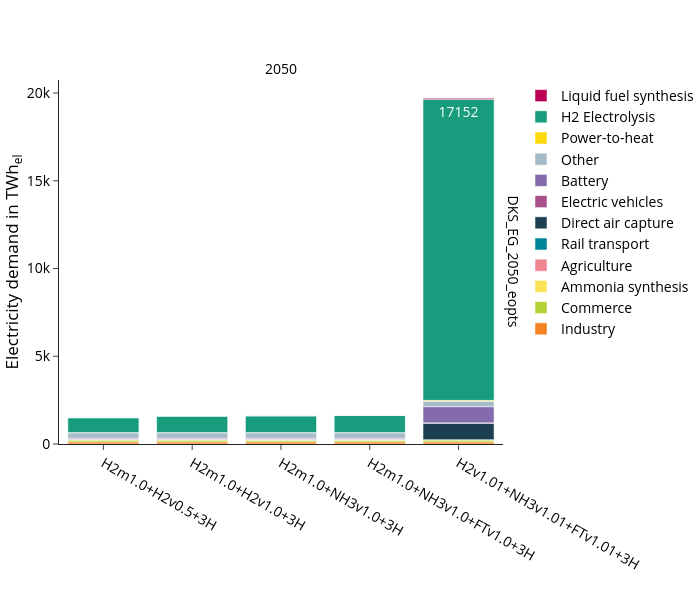

The notebook cell saved with this chart:
### Code cell
fig_name = "electricity_demand_TWh"
fig = px.bar(
    demand_df, 
    **fig_kwargs,
    color_discrete_map=colors["electricity"],
    category_orders={
        "variable":list(colors["electricity"].keys()),
        "scen": scen_order
        },
    labels={"value":"Electricity demand in TWh<sub>el</sub>","year":"",
            "variable":"", 
            "scen":""},
)
fig.update_layout(legend_traceorder="reversed",)
update_layout(fig)

print("Totals per scenario and year:", demand_sum_df)
fig.show()
#save_plotly_fig(demand_df, fig, sdir, f"{idx_group_name}_{fig_name}")

### Figure 1 — Plotly figure (JSON) as saved in the notebook; plotly's stock layout.template omitted (floating-point values rounded to 4 significant figures)
{"data": [{"hovertemplate": "=%{x}<br>run_name=DKS_EG_2050_eopts<br>Electricity demand in TWh<sub>el</sub>=%{text}<extra></extra>", "legendgroup": "Industry", "marker": {"color": "#f58220", "pattern": {"shape": ""}}, "name": "Industry", "orientation": "v", "showlegend": true, "text": [117.2, 117.2, 117.2, 117.2, 117.2], "textangle": 0, "textposition": "inside", "texttemplate": "%{y:.0f}", "type": "bar", "x": ["H2m1.0+H2v0.5+3H", "H2m1.0+H2v1.0+3H", "H2m1.0+NH3v1.0+3H", "H2m1.0+NH3v1.0+FTv1.0+3H", "H2v1.01+NH3v1.01+FTv1.01+3H"], "xaxis": "x", "y": [117.2, 117.2, 117.2, 117.2, 117.2], "yaxis": "y"}, {"hovertemplate": "=%{x}<br>run_name=DKS_EG_2050_eopts<br>Electricity demand in TWh<sub>el</sub>=%{text}<extra></extra>", "legendgroup": "Commerce", "marker": {"color": "#b2d235", "pattern": {"shape": ""}}, "name": "Commerce", "orientation": "v", "showlegend": true, "text": [114.0, 114.0, 114.0, 114.0, 114.0], "textangle": 0, "textposition": "inside", "texttemplate": "%{y:.0f}", "type": "bar", "x": ["H2m1.0+H2v0.5+3H", "H2m1.0+H2v1.0+3H", "H2m1.0+NH3v1.0+3H", "H2m1.0+NH3v1.0+FTv1.0+3H", "H2v1.01+NH3v1.01+FTv1.01+3H"], "xaxis": "x", "y": [114.0, 114.0, 114.0, 114.0, 114.0], "yaxis": "y"}, {"hovertemplate": "=%{x}<br>run_name=DKS_EG_2050_eopts<br>Electricity demand in TWh<sub>el</sub>=%{text}<extra></extra>", "legendgroup": "Ammonia synthesis", "marker": {"color": "#fce356", "pattern": {"shape": ""}}, "name": "Ammonia synthesis", "orientation": "v", "showlegend": true, "text": [1.3, 1.3], "textangle": 0, "textposition": "inside", "texttemplate": "%{y:.0f}", "type": "bar", "x": ["H2m1.0+NH3v1.0+3H", "H2m1.0+NH3v1.0+FTv1.0+3H"], "xaxis": "x", "y": [1.3, 1.3], "yaxis": "y"}, {"hovertemplate": "=%{x}<br>run_name=DKS_EG_2050_eopts<br>Electricity demand in TWh<sub>el</sub>=%{text}<extra></extra>", "legendgroup": "Agriculture", "marker": {"color": "#f08591", "pattern": {"shape": ""}}, "name": "Agriculture", "orientation": "v", "showlegend": true, "text": [13.6, 13.6, 13.6, 13.6, 13.6], "textangle": 0, "textposition": "inside", "texttemplate": "%{y:.0f}", "type": "bar", "x": ["H2m1.0+H2v0.5+3H", "H2m1.0+H2v1.0+3H", "H2m1.0+NH3v1.0+3H", "H2m1.0+NH3v1.0+FTv1.0+3H", "H2v1.01+NH3v1.01+FTv1.01+3H"], "xaxis": "x", "y": [13.6, 13.6, 13.6, 13.6, 13.6], "yaxis": "y"}, {"hovertemplate": "=%{x}<br>run_name=DKS_EG_2050_eopts<br>Electricity demand in TWh<sub>el</sub>=%{text}<extra></extra>", "legendgroup": "Rail transport", "marker": {"color": "#008598", "pattern": {"shape": ""}}, "name": "Rail transport", "orientation": "v", "showlegend": true, "text": [1.7, 1.7, 1.7, 1.7, 1.7], "textangle": 0, "textposition": "inside", "texttemplate": "%{y:.0f}", "type": "bar", "x": ["H2m1.0+H2v0.5+3H", "H2m1.0+H2v1.0+3H", "H2m1.0+NH3v1.0+3H", "H2m1.0+NH3v1.0+FTv1.0+3H", "H2v1.01+NH3v1.01+FTv1.01+3H"], "xaxis": "x", "y": [1.7, 1.7, 1.7, 1.7, 1.7], "yaxis": "y"}, {"hovertemplate": "=%{x}<br>run_name=DKS_EG_2050_eopts<br>Electricity demand in TWh<sub>el</sub>=%{text}<extra></extra>", "legendgroup": "Direct air capture", "marker": {"color": "#1c3f52", "pattern": {"shape": ""}}, "name": "Direct air capture", "orientation": "v", "showlegend": true, "text": [2.7, 2.7, 2.7, 3.6, 941.7], "textangle": 0, "textposition": "inside", "texttemplate": "%{y:.0f}", "type": "bar", "x": ["H2m1.0+H2v0.5+3H", "H2m1.0+H2v1.0+3H", "H2m1.0+NH3v1.0+3H", "H2m1.0+NH3v1.0+FTv1.0+3H", "H2v1.01+NH3v1.01+FTv1.01+3H"], "xaxis": "x", "y": [2.7, 2.7, 2.7, 3.6, 941.7], "yaxis": "y"}, {"hovertemplate": "=%{x}<br>run_name=DKS_EG_2050_eopts<br>Electricity demand in TWh<sub>el</sub>=%{text}<extra></extra>", "legendgroup": "Electric vehicles", "marker": {"color": "#a8508c", "pattern": {"shape": ""}}, "name": "Electric vehicles", "orientation": "v", "showlegend": true, "text": [16.8, 16.8, 16.8, 16.8, 16.8], "textangle": 0, "textposition": "inside", "texttemplate": "%{y:.0f}", "type": "bar", "x": ["H2m1.0+H2v0.5+3H", "H2m1.0+H2v1.0+3H", "H2m1.0+NH3v1.0+3H", "H2m1.0+NH3v1.0+FTv1.0+3H", "H2v1.01+NH3v1.01+FTv1.01+3H"], "xaxis": "x", "y": [16.8, 16.8, 16.8, 16.8, 16.8], "yaxis": "y"}, {"hovertemplate": "=%{x}<br>run_name=DKS_EG_2050_eopts<br>Electricity demand in TWh<sub>el</sub>=%{text}<extra></extra>", "legendgroup": "Battery", "marker": {"color": "#836bad", "pattern": {"shape": ""}}, "name": "Battery", "orientation": "v", "showlegend": true, "text": [65.9, 66.4, 65.9, 65.0, 922.6], "textangle": 0, "textposition": "inside", "texttemplate": "%{y:.0f}", "type": "bar", "x": ["H2m1.0+H2v0.5+3H", "H2m1.0+H2v1.0+3H", "H2m1.0+NH3v1.0+3H", "H2m1.0+NH3v1.0+FTv1.0+3H", "H2v1.01+NH3v1.01+FTv1.01+3H"], "xaxis": "x", "y": [65.9, 66.4, 65.9, 65.0, 922.6], "yaxis": "y"}, {"hovertemplate": "=%{x}<br>run_name=DKS_EG_2050_eopts<br>Electricity demand in TWh<sub>el</sub>=%{text}<extra></extra>", "legendgroup": "Other", "marker": {"color": "#a6bbc8", "pattern": {"shape": ""}}, "name": "Other", "orientation": "v", "showlegend": true, "text": [310.7, 310.7, 310.7, 310.7, 310.7], "textangle": 0, "textposition": "inside", "texttemplate": "%{y:.0f}", "type": "bar", "x": ["H2m1.0+H2v0.5+3H", "H2m1.0+H2v1.0+3H", "H2m1.0+NH3v1.0+3H", "H2m1.0+NH3v1.0+FTv1.0+3H", "H2v1.01+NH3v1.01+FTv1.01+3H"], "xaxis": "x", "y": [310.7, 310.7, 310.7, 310.7, 310.7], "yaxis": "y"}, {"hovertemplate": "=%{x}<br>run_name=DKS_EG_2050_eopts<br>Electricity demand in TWh<sub>el</sub>=%{text}<extra></extra>", "legendgroup": "Power-to-heat", "marker": {"color": "#FCD80E", "pattern": {"shape": ""}}, "name": "Power-to-heat", "orientation": "v", "showlegend": true, "text": [6.9, 6.9, 6.9, 6.9, 48.3], "textangle": 0, "textposition": "inside", "texttemplate": "%{y:.0f}", "type": "bar", "x": ["H2m1.0+H2v0.5+3H", "H2m1.0+H2v1.0+3H", "H2m1.0+NH3v1.0+3H", "H2m1.0+NH3v1.0+FTv1.0+3H", "H2v1.01+NH3v1.01+FTv1.01+3H"], "xaxis": "x", "y": [6.9, 6.9, 6.9, 6.9, 48.3], "yaxis": "y"}, {"hovertemplate": "=%{x}<br>run_name=DKS_EG_2050_eopts<br>Electricity demand in TWh<sub>el</sub>=%{text}<extra></extra>", "legendgroup": "H2 Electrolysis", "marker": {"color": "#179c7d", "pattern": {"shape": ""}}, "name": "H2 Electrolysis", "orientation": "v", "showlegend": true, "text": [847.5, 935.4, 952.6, 971.1, 17150.0], "textangle": 0, "textposition": "inside", "texttemplate": "%{y:.0f}", "type": "bar", "x": ["H2m1.0+H2v0.5+3H", "H2m1.0+H2v1.0+3H", "H2m1.0+NH3v1.0+3H", "H2m1.0+NH3v1.0+FTv1.0+3H", "H2v1.01+NH3v1.01+FTv1.01+3H"], "xaxis": "x", "y": [847.5, 935.4, 952.6, 971.1, 17150.0], "yaxis": "y"}, {"hovertemplate": "=%{x}<br>run_name=DKS_EG_2050_eopts<br>Electricity demand in TWh<sub>el</sub>=%{text}<extra></extra>", "legendgroup": "Liquid fuel synthesis", "marker": {"color": "#bb0056", "pattern": {"shape": ""}}, "name": "Liquid fuel synthesis", "orientation": "v", "showlegend": true, "text": [1.2, 1.2, 1.2, 1.3, 63.7], "textangle": 0, "textposition": "inside", "texttemplate": "%{y:.0f}", "type": "bar", "x": ["H2m1.0+H2v0.5+3H", "H2m1.0+H2v1.0+3H", "H2m1.0+NH3v1.0+3H", "H2m1.0+NH3v1.0+FTv1.0+3H", "H2v1.01+NH3v1.01+FTv1.01+3H"], "xaxis": "x", "y": [1.2, 1.2, 1.2, 1.3, 63.7], "yaxis": "y"}], "layout": {"annotations": [{"font": {}, "showarrow": false, "text": "2050", "x": 0.49, "xanchor": "center", "xref": "paper", "y": 1, "yanchor": "bottom", "yref": "paper"}, {"font": {}, "showarrow": false, "text": "DKS_EG_2050_eopts", "textangle": 90, "x": 0.98, "xanchor": "left", "xref": "paper", "y": 0.5, "yanchor": "middle", "yref": "paper"}], "barmode": "relative", "height": 600, "legend": {"title": {"text": ""}, "tracegroupgap": 0, "traceorder": "reversed"}, "width": 700, "xaxis": {"anchor": "y", "categoryarray": [], "categoryorder": "array", "domain": [0, 0.98], "title": {"text": ""}}, "yaxis": {"anchor": "x", "domain": [0, 1], "title": {"text": "Electricity demand in TWh<sub>el</sub>"}}}}
